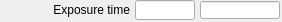
   <widget class="caFrame" name="caFrame_5">
    <property name="geometry">
     <rect>
      <x>409</x>
      <y>241</y>
      <width>282</width>
      <height>22</height>
     </rect>
    </property>
    <widget class="caLabel" name="caLabel_6">
     <property name="geometry">
      <rect>
       <x>0</x>
       <y>0</y>
       <width>130</width>
       <height>20</height>
      </rect>
     </property>
     <property name="text">
      <string>Exposure time</string>
     </property>
     <property name="alignment">
      <set>Qt::AlignAbsolute|Qt::AlignRight|Qt::AlignTrailing|Qt::AlignVCenter</set>
     </property>
     <property name="fontScaleMode">
      <enum>ESimpleLabel::WidthAndHeight</enum>
     </property>
     <property name="foreground">
      <color>
       <red>0</red>
       <green>0</green>
       <blue>0</blue>
      </color>
     </property>
     <property name="background">
      <color alpha="0">
       <red>0</red>
       <green>0</green>
       <blue>0</blue>
      </color>
     </property>
     <property name="frameShape">
      <enum>QFrame::NoFrame</enum>
     </property>
    </widget>
    <widget class="caTextEntry" name="caTextEntry_0">
     <property name="geometry">
      <rect>
       <x>135</x>
       <y>0</y>
       <width>60</width>
       <height>20</height>
      </rect>
     </property>
     <property name="channel" stdset="0">
      <string>$(P)$(R)AcquireTime</string>
     </property>
     <property name="foreground">
      <color>
       <red>0</red>
       <green>0</green>
       <blue>0</blue>
      </color>
     </property>
     <property name="background">
      <color>
       <red>115</red>
       <green>223</green>
       <blue>255</blue>
      </color>
     </property>
     <property name="colorMode">
      <enum>caLineEdit::Static</enum>
     </property>
     <property name="precisionMode">
      <enum>caLineEdit::Channel</enum>
     </property>
     <property name="limitsMode">
      <enum>caLineEdit::Channel</enum>
     </property>
     <property name="maxValue">
      <double>1.000000000000000</double>
     </property>
     <property name="minValue">
      <double>0.000000000000000</double>
     </property>
     <property name="fontScaleMode" stdset="0">
      <enum>caLineEdit::WidthAndHeight</enum>
     </property>
     <property name="formatType">
      <enum>caLineEdit::decimal</enum>
     </property>
    </widget>
    <widget class="caLineEdit" name="caLineEdit_2">
     <property name="geometry">
      <rect>
       <x>200</x>
       <y>1</y>
       <width>80</width>
       <height>18</height>
      </rect>
     </property>
     <property name="alignment">
      <set>Qt::AlignAbsolute|Qt::AlignLeading|Qt::AlignLeft|Qt::AlignVCenter</set>
     </property>
     <property name="channel" stdset="0">
      <string>$(P)$(R)AcquireTime_RBV</string>
     </property>
     <property name="foreground">
      <color>
       <red>10</red>
       <green>0</green>
       <blue>184</blue>
      </color>
     </property>
     <property name="background">
      <color>
       <red>187</red>
       <green>187</green>
       <blue>187</blue>
      </color>
     </property>
     <property name="colorMode">
      <enum>caLineEdit::Static</enum>
     </property>
     <property name="precisionMode">
      <enum>caLineEdit::Channel</enum>
     </property>
     <property name="limitsMode">
      <enum>caLineEdit::Channel</enum>
     </property>
     <property name="maxValue">
      <double>1.000000000000000</double>
     </property>
     <property name="minValue">
      <double>0.000000000000000</double>
     </property>
     <property name="fontScaleMode" stdset="0">
      <enum>caLineEdit::WidthAndHeight</enum>
     </property>
     <property name="formatType">
      <enum>caLineEdit::decimal</enum>
     </property>
    </widget>
   </widget>
